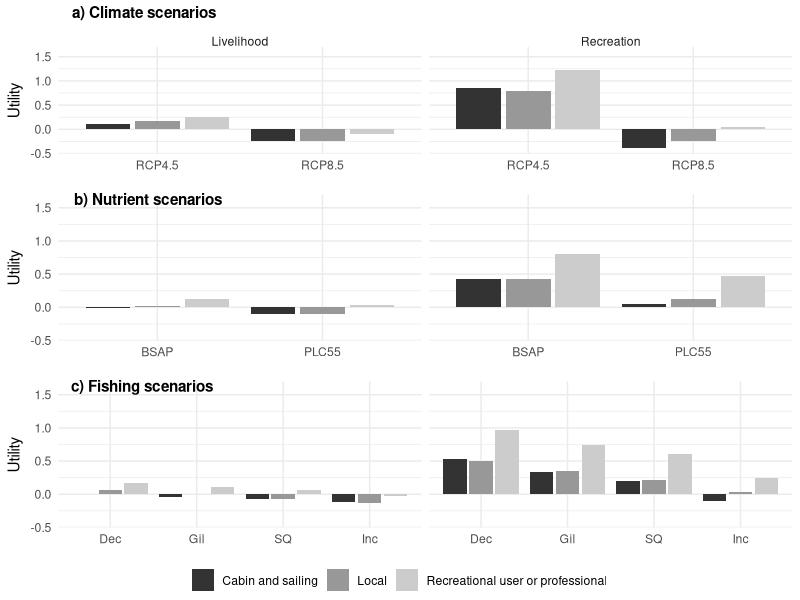
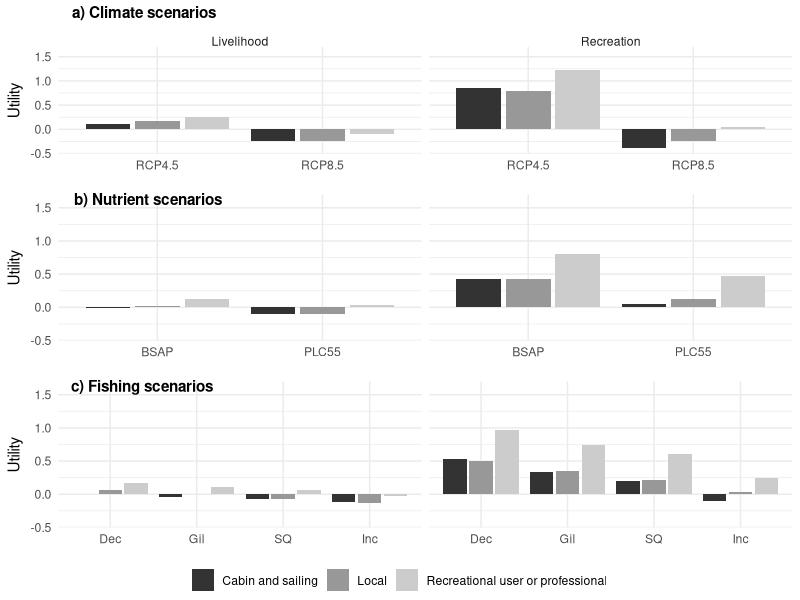
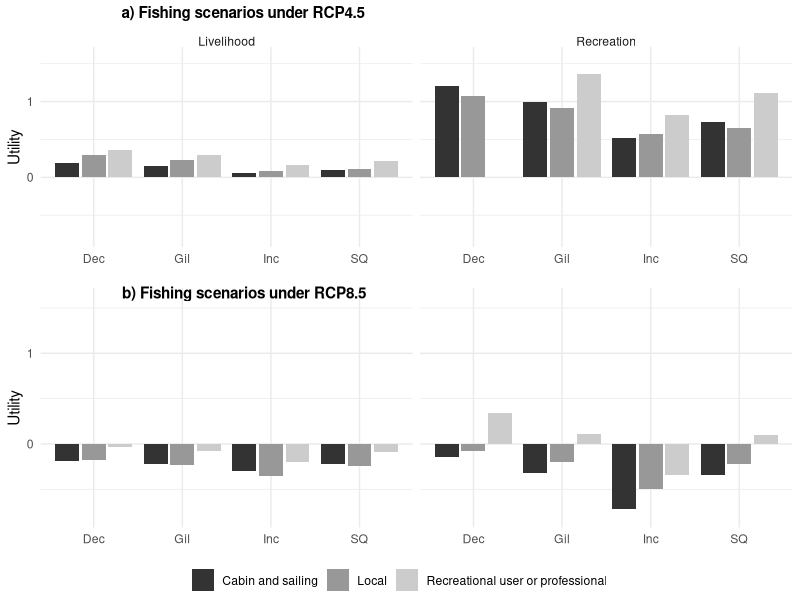
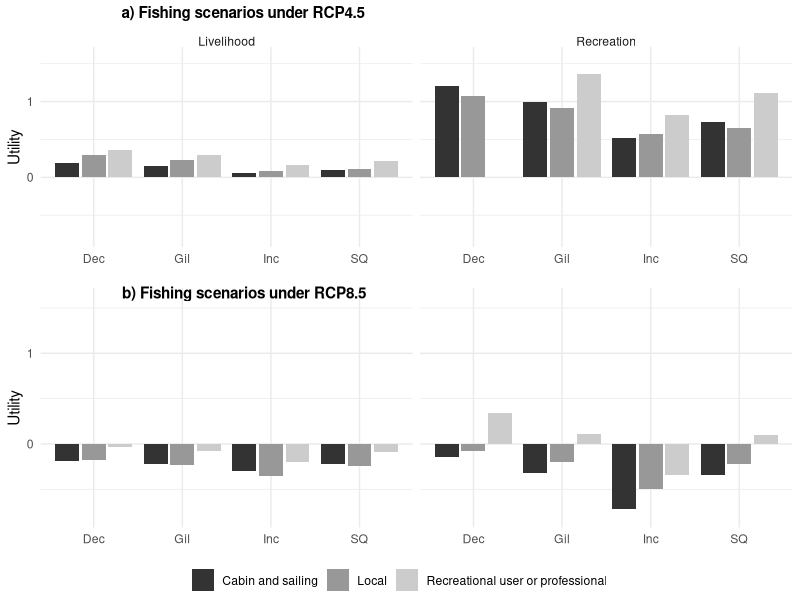
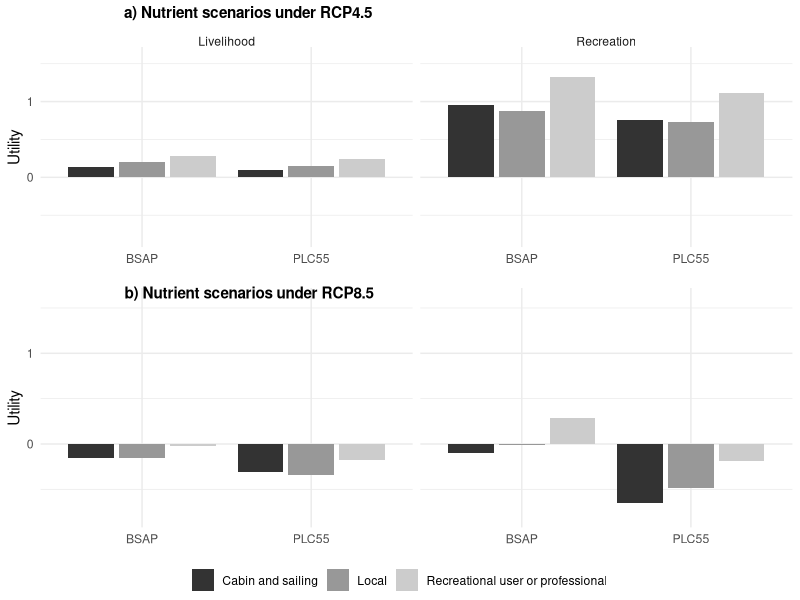
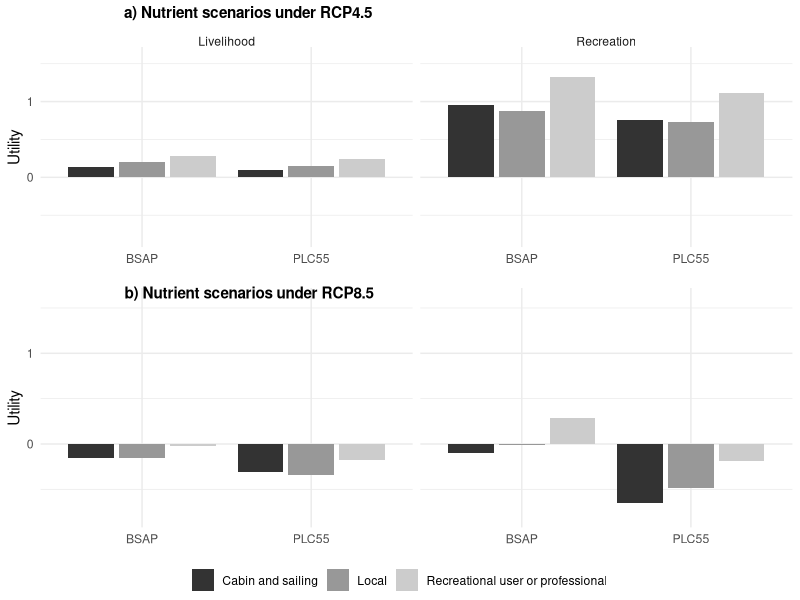

Source code (R) for these figures, in order:
######################################
# Visualization of expected benefits from the Hugin model
# LU 24.3.2022
######################################

library(pheatmap)
library(reshape2)
library(RColorBrewer)
library(ggplot2)
library(ggpubr)


setwd("D:/Users/uusitalol/RStudio/2021 AS EwE to Hugin/")

values <- read.csv("parsed_utilities.csv")

#create matrix for heatmap
heatmat <- acast(values,Climate.scenario + Nutrient.scenario +   Fishing.scenario ~ Value.type + Stakeholder.group, value.var="Overall.expected.utility")

#drawing heatmaps

colors <- brewer.pal(7, "RdYlBu") #color blind friendly palette
#breaksList = seq(-3, 3, by = 0.5)

#Overall expected utility, tiff file
pheatmap(heatmat, cluster_rows=FALSE, cluster_cols=FALSE, display_numbers=TRUE, 
         
         labels_col=c("Livelihood value, \ncabin and sailing", "Livelihood value, \nlocals", "Livelihood value, \nrecreation",
                      "Recretional value, \ncabin and sailing", "Recreational value, \nlocals", "Recreational value, \nrecreation"), 
         
   
          labels_row=c("RCP4.5, BSAP, Dec","RCP4.5, BSAP, Gillnet", "RCP4.5, BSAP, Inc","RCP4.5, BSAP, SQ",
                       "RCP4.5, PLC55, Dec","RCP4.5, PLC55, Gillnet","RCP4.5, PLC55, Inc","RCP4.5, PLC55, SQ",
                       "RCP8.5, BSAP, Dec","RCP8.5, BSAP, Gillnet","RCP8.5, BSAP, Inc","RCP8.5, BSAP, SQ",
                       "RCP8.5, PLC55, Dec","RCP8.5, PLC55, Gillnet","RCP8.5, PLC55, Inc","RCP8.5, PLC55, SQ"),
        
        number_color="black", fontsize=8, col=colors, gaps_col=3, gaps_row=c(4,8,12), angle_col=0, filename="values_heatmap.tiff",
        legend = FALSE, #breaks=breaksList
)

#Overall expected utility, png
pheatmap(heatmat, cluster_rows=FALSE, cluster_cols=FALSE, display_numbers=TRUE, 
         
         labels_col=c("Livelihood value, \ncabin and sailing", "Livelihood value, \nlocals", "Livelihood value, \nrecreation",
                      "Recretional value, \ncabin and sailing", "Recreational value, \nlocals", "Recreational value, \nrecreation"), 
         
         
         labels_row=c("RCP4.5, BSAP, Dec","RCP4.5, BSAP, Gillnet", "RCP4.5, BSAP, Inc","RCP4.5, BSAP, SQ",
                      "RCP4.5, PLC55, Dec","RCP4.5, PLC55, Gillnet","RCP4.5, PLC55, Inc","RCP4.5, PLC55, SQ",
                      "RCP8.5, BSAP, Dec","RCP8.5, BSAP, Gillnet","RCP8.5, BSAP, Inc","RCP8.5, BSAP, SQ",
                      "RCP8.5, PLC55, Dec","RCP8.5, PLC55, Gillnet","RCP8.5, PLC55, Inc","RCP8.5, PLC55, SQ"),
         
         number_color="black", fontsize=8, col=colors, gaps_col=3, gaps_row=c(4,8,12), angle_col=0, filename="values_heatmap.png",
         legend = FALSE, #breaks=breaksList
)

#Figure 5
Fig51 <- read.csv("Fig5_climates.csv")
Fig52 <- read.csv("Fig5_nutrients.csv")
Fig53 <- read.csv("Fig5_fishing.csv")
Fig53$Fishing.scen <- factor(Fig53$Fishing.scen,levels = c("Dec", "Gil", "SQ", "Inc"))

p1 <- ggplot(data=Fig51, aes(x=Climate, y=Value, fill=Sh.group)) +
  facet_wrap(~ Value.type) + 
  geom_col(position=position_dodge2()) + 
  labs(x="Climate scenario", y = "Utility") +
  ylim(-0.4, 1.6) +
  scale_fill_grey() +
  theme_minimal() +
  theme(legend.position="none",
        legend.title = element_blank(),
        strip.text.x=element_text(margin=margin(t=20))) + 
  xlab(element_blank()) 

p2 <- ggplot(data=Fig52, aes(x=Nutrients, y=Value, fill=Sh.group)) +
  facet_wrap(~ Value.type) + 
  geom_col(position=position_dodge2()) + 
  labs(x="Nutrient scenario", y = "Utility")+
  ylim(-0.4, 1.6) +
  scale_fill_grey() +
  theme_minimal() + 
  theme(legend.position="none",
        legend.title = element_blank(),
        strip.text.x = element_blank()) + 
  xlab(element_blank()) 

p3 <- ggplot(data=Fig53, aes(x=Fishing.scen, y=Value, fill=Sh.group)) +
  facet_wrap(~ Value.type) + 
  geom_col(position=position_dodge2()) + 
  labs(x="Fishing scenario", y = "Utility") +
  ylim(-0.4, 1.6) +
  scale_fill_grey() +
  theme_minimal() +
  theme(legend.position="bottom",
        legend.title = element_blank(),
        strip.text.x = element_blank()) + 
  xlab(element_blank()) 


fig5 <- ggarrange(p1, p2, p3,
                  labels = c("a) Climate scenarios", "b) Nutrient scenarios", "c) Fishing scenarios"), 
                  font.label = list(size = 11),
                   ncol = 1, nrow = 3,
                  common.legend = TRUE, legend = "bottom")

                 
fig5
ggsave("Figure5.png")
ggsave("Figure5.tiff")

Fig6 <- read.csv("Fig6_fishing.csv")


p4 <- ggplot(data=Fig6[Fig6$Climate == "RCP4.5",], aes(x=Fishing.scen, y=Value, fill=Sh.group)) +
  facet_wrap(~ Value.type) + 
  geom_col(position=position_dodge2()) + 
  labs(x="Fishing scenario", y = "Utility")+
  ylim(-0.8, 1.6) +
  scale_fill_grey() +
  theme_minimal() + 
  theme(legend.position="none",
        legend.title = element_blank(),
        strip.text.x=element_text(margin=margin(t=20))) + 
  xlab(element_blank()) 

p5 <- ggplot(data=Fig6[Fig6$Climate == "RCP8.5",], aes(x=Fishing.scen, y=Value, fill=Sh.group)) +
  facet_wrap(~ Value.type) + 
  geom_col(position=position_dodge2()) + 
  labs(x="Fishing scenario", y = "Utility") +
  ylim(-0.8, 1.6) +
  scale_fill_grey() +
  theme_minimal() +
  theme(legend.position="bottom",
        legend.title = element_blank(),
        strip.text.x = element_blank()) + 
  xlab(element_blank()) 


fig6 <- ggarrange(p4, p5,
                  ncol = 1, nrow = 2,
                  labels = c("a) Fishing scenarios under RCP4.5", "b) Fishing scenarios under RCP8.5"),
                  font.label = list(size = 11),
                  #vjust = -1.5,
                  common.legend = TRUE, legend = "bottom")

fig6
ggsave("Figure6.png")
ggsave("Figure6.tiff")




Fig7 <- read.csv("Fig7_nutrients.csv")

p6 <- ggplot(data=Fig7[Fig7$Climate == "RCP4.5",], aes(x=Nutrient.scen, y=Value, fill=Sh.group)) +
  facet_wrap(~ Value.type) + 
  geom_col(position=position_dodge2()) + 
  labs(x="Fishing scenario", y = "Utility")+
  ylim(-0.8, 1.6) +
  scale_fill_grey() +
  theme_minimal() + 
  theme(legend.position="none",
        legend.title = element_blank(),
        strip.text.x=element_text(margin=margin(t=20))) + 
  xlab(element_blank()) 

p7 <- ggplot(data=Fig7[Fig7$Climate == "RCP8.5",], aes(x=Nutrient.scen, y=Value, fill=Sh.group)) +
  facet_wrap(~ Value.type) + 
  geom_col(position=position_dodge2()) + 
  labs(x="Fishing scenario", y = "Utility") +
  ylim(-0.8, 1.6) +
  scale_fill_grey() +
  theme_minimal() +
  theme(legend.position="bottom",
        legend.title = element_blank(),
        strip.text.x = element_blank()) + 
  xlab(element_blank()) 


fig7 <- ggarrange(p6, p7,
                  ncol = 1, nrow = 2,
                  labels = c("a) Nutrient scenarios under RCP4.5", "b) Nutrient scenarios under RCP8.5"),
                  font.label = list(size = 11),
                  common.legend = TRUE, legend = "bottom")

fig7
ggsave("Figure7.png")
ggsave("Figure7.tiff")

